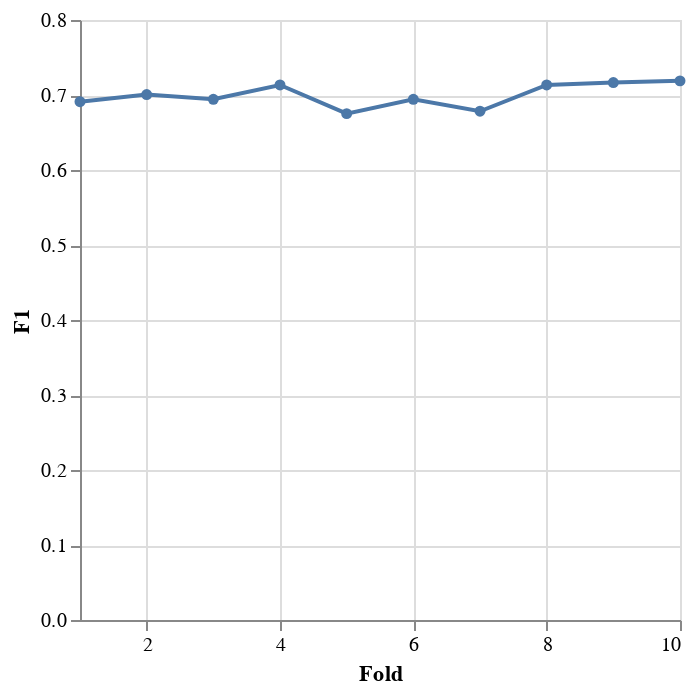

Source (notebook cell):
### Code cell
alt.Chart(df_scores_loro.reset_index()).mark_line(
     point=alt.OverlayMarkDef()
).encode(
    x=alt.X("index", bin=False, title="Fold", axis=alt.Axis(tickCount=5)),
    y=alt.Y("logistic", aggregate="mean", title="F1")
)

### Figure 1 — Vega-Lite specification as saved in the notebook (floating-point values rounded to 4 significant figures)
{"config": {"view": {"continuousWidth": 300, "continuousHeight": 300}}, "data": {"name": "data-af6ea99e1c6e9398a25fbde380665e77"}, "mark": {"type": "line", "point": {}}, "encoding": {"x": {"axis": {"tickCount": 5}, "bin": false, "field": "index", "title": "Fold", "type": "quantitative"}, "y": {"aggregate": "mean", "field": "logistic", "title": "F1", "type": "quantitative"}}, "$schema": "https://vega.github.io/schema/vega-lite/v5.15.1.json", "datasets": {"data-af6ea99e1c6e9398a25fbde380665e77": [{"index": 1, "logistic": 0.6911}, {"index": 2, "logistic": 0.7006}, {"index": 3, "logistic": 0.6943}, {"index": 4, "logistic": 0.7134}, {"index": 5, "logistic": 0.6752}, {"index": 6, "logistic": 0.6943}, {"index": 7, "logistic": 0.6783}, {"index": 8, "logistic": 0.7134}, {"index": 9, "logistic": 0.7166}, {"index": 10, "logistic": 0.7188}]}}
